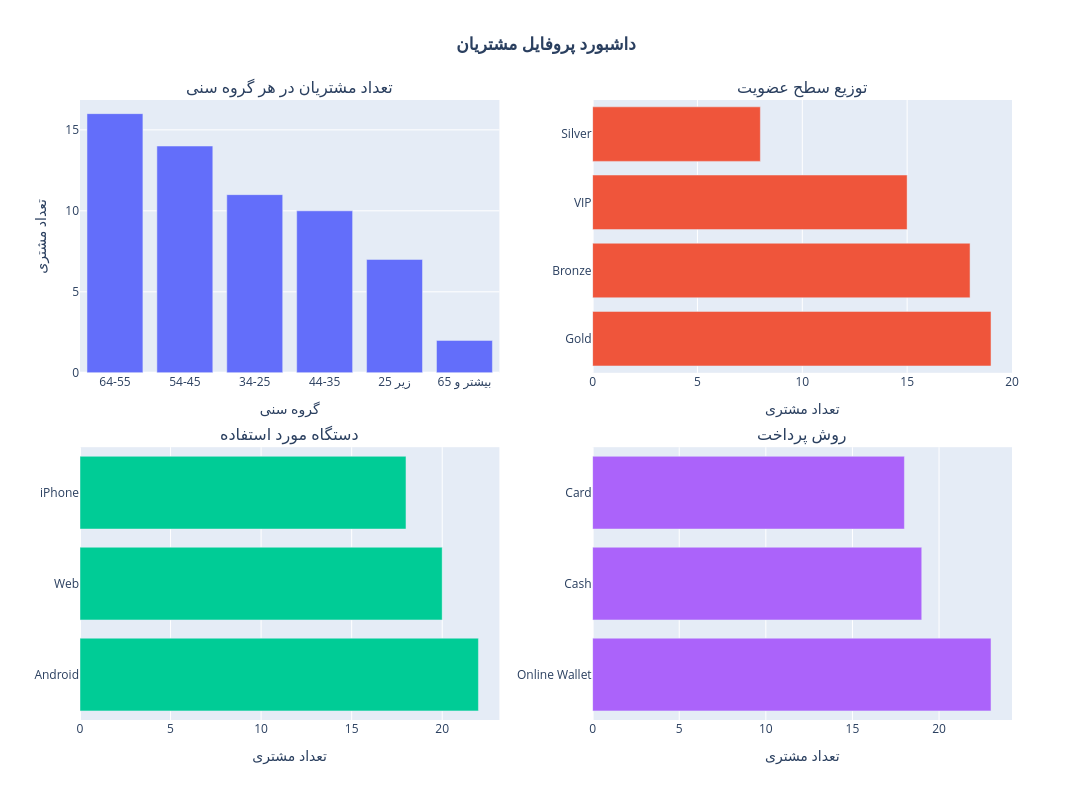

This figure's notebook cell:
### Code cell
from plotly.subplots import make_subplots
import plotly.graph_objects as go

# Helper: build each bar trace
def bar_trace(data, col, orientation, color):
    counts = data[col].value_counts().reset_index()
    counts.columns = ['category', 'count']
    if orientation == 'h':
        return go.Bar(y=counts['category'], x=counts['count'],
                      marker_color=color, orientation='h', name=col)
    else:
        return go.Bar(x=counts['category'], y=counts['count'],
                      marker_color=color, name=col)

fig = make_subplots(rows=2, cols=2,
                    subplot_titles=("تعداد مشتریان در هر گروه سنی",
                                    "توزیع سطح عضویت",
                                    "دستگاه مورد استفاده",
                                    "روش پرداخت"),
                    vertical_spacing=0.12, horizontal_spacing=0.1)

# Age (vertical bar)
fig.add_trace(bar_trace(analysis_df, "age_group", "v", "#636EFA"), row=1, col=1)
fig.update_xaxes(title_text="گروه سنی", row=1, col=1)
fig.update_yaxes(title_text="تعداد مشتری", row=1, col=1)

# Membership (horizontal)
fig.add_trace(bar_trace(analysis_df, "membership_tier", "h", "#EF553B"), row=1, col=2)
fig.update_xaxes(title_text="تعداد مشتری", row=1, col=2)

# Device (horizontal)
fig.add_trace(bar_trace(analysis_df, "device", "h", "#00CC96"), row=2, col=1)
fig.update_xaxes(title_text="تعداد مشتری", row=2, col=1)

# Payment (horizontal)
fig.add_trace(bar_trace(analysis_df, "payment_method", "h", "#AB63FA"), row=2, col=2)
fig.update_xaxes(title_text="تعداد مشتری", row=2, col=2)

fig.update_layout(
    width=1200,
    height=800,
    showlegend=False,
    title_text="<b>داشبورد پروفایل مشتریان</b>",
    title_x=0.5,
    bargap=0.2
)
fig.show()

### Figure 1 — Plotly figure (JSON) as saved in the notebook; plotly's stock layout.template omitted (floating-point values rounded to 4 significant figures)
{"data": [{"marker": {"color": "#636EFA"}, "name": "age_group", "type": "bar", "x": ["64-55", "54-45", "34-25", "44-35", "25 زیر", "بیشتر و 65"], "xaxis": "x", "y": [16, 14, 11, 10, 7, 2], "yaxis": "y"}, {"marker": {"color": "#EF553B"}, "name": "membership_tier", "orientation": "h", "type": "bar", "x": [19, 18, 15, 8], "xaxis": "x2", "y": ["Gold", "Bronze", "VIP", "Silver"], "yaxis": "y2"}, {"marker": {"color": "#00CC96"}, "name": "device", "orientation": "h", "type": "bar", "x": [22, 20, 18], "xaxis": "x3", "y": ["Android", "Web", "iPhone"], "yaxis": "y3"}, {"marker": {"color": "#AB63FA"}, "name": "payment_method", "orientation": "h", "type": "bar", "x": [23, 19, 18], "xaxis": "x4", "y": ["Online Wallet", "Cash", "Card"], "yaxis": "y4"}], "layout": {"annotations": [{"font": {"size": 16}, "showarrow": false, "text": "تعداد مشتریان در هر گروه سنی", "x": 0.225, "xanchor": "center", "xref": "paper", "y": 1, "yanchor": "bottom", "yref": "paper"}, {"font": {"size": 16}, "showarrow": false, "text": "توزیع سطح عضویت", "x": 0.775, "xanchor": "center", "xref": "paper", "y": 1, "yanchor": "bottom", "yref": "paper"}, {"font": {"size": 16}, "showarrow": false, "text": "دستگاه مورد استفاده", "x": 0.225, "xanchor": "center", "xref": "paper", "y": 0.44, "yanchor": "bottom", "yref": "paper"}, {"font": {"size": 16}, "showarrow": false, "text": "روش پرداخت", "x": 0.775, "xanchor": "center", "xref": "paper", "y": 0.44, "yanchor": "bottom", "yref": "paper"}], "bargap": 0.2, "height": 800, "showlegend": false, "title": {"text": "<b>داشبورد پروفایل مشتریان</b>", "x": 0.5}, "width": 1200, "xaxis": {"anchor": "y", "domain": [0, 0.45], "title": {"text": "گروه سنی"}}, "xaxis2": {"anchor": "y2", "domain": [0.55, 1], "title": {"text": "تعداد مشتری"}}, "xaxis3": {"anchor": "y3", "domain": [0, 0.45], "title": {"text": "تعداد مشتری"}}, "xaxis4": {"anchor": "y4", "domain": [0.55, 1], "title": {"text": "تعداد مشتری"}}, "yaxis": {"anchor": "x", "domain": [0.56, 1], "title": {"text": "تعداد مشتری"}}, "yaxis2": {"anchor": "x2", "domain": [0.56, 1]}, "yaxis3": {"anchor": "x3", "domain": [0, 0.44]}, "yaxis4": {"anchor": "x4", "domain": [0, 0.44]}}}
